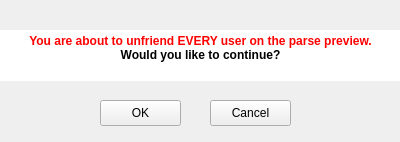
<?xml version="1.0" encoding="UTF-8"?>
<ui version="4.0">
 <class>Form</class>
 <widget class="QWidget" name="Form">
  <property name="geometry">
   <rect>
    <x>0</x>
    <y>0</y>
    <width>400</width>
    <height>142</height>
   </rect>
  </property>
  <property name="windowTitle">
   <string>Form</string>
  </property>
  <widget class="QTextBrowser" name="textBrowser">
   <property name="geometry">
    <rect>
     <x>0</x>
     <y>30</y>
     <width>401</width>
     <height>51</height>
    </rect>
   </property>
   <property name="frameShape">
    <enum>QFrame::Shape::NoFrame</enum>
   </property>
   <property name="frameShadow">
    <enum>QFrame::Shadow::Plain</enum>
   </property>
   <property name="verticalScrollBarPolicy">
    <enum>Qt::ScrollBarPolicy::ScrollBarAlwaysOff</enum>
   </property>
   <property name="horizontalScrollBarPolicy">
    <enum>Qt::ScrollBarPolicy::ScrollBarAlwaysOff</enum>
   </property>
   <property name="html">
    <string>&lt;!DOCTYPE HTML PUBLIC &quot;-//W3C//DTD HTML 4.0//EN&quot; &quot;http://www.w3.org/TR/REC-html40/strict.dtd&quot;&gt;
&lt;html&gt;&lt;head&gt;&lt;meta name=&quot;qrichtext&quot; content=&quot;1&quot; /&gt;&lt;meta charset=&quot;utf-8&quot; /&gt;&lt;style type=&quot;text/css&quot;&gt;
p, li { white-space: pre-wrap; }
hr { height: 1px; border-width: 0; }
li.unchecked::marker { content: &quot;\2610&quot;; }
li.checked::marker { content: &quot;\2612&quot;; }
&lt;/style&gt;&lt;/head&gt;&lt;body style=&quot; font-family:'Segoe UI'; font-size:9pt; font-weight:400; font-style:normal;&quot;&gt;
&lt;p align=&quot;center&quot; style=&quot; margin-top:0px; margin-bottom:0px; margin-left:0px; margin-right:0px; -qt-block-indent:0; text-indent:0px;&quot;&gt;&lt;span style=&quot; font-weight:700; color:#ff0000;&quot;&gt;You are about to unfriend EVERY user on the parse preview.&lt;/span&gt;&lt;/p&gt;
&lt;p align=&quot;center&quot; style=&quot; margin-top:0px; margin-bottom:0px; margin-left:0px; margin-right:0px; -qt-block-indent:0; text-indent:0px;&quot;&gt;&lt;span style=&quot; font-weight:700;&quot;&gt;Would you like to continue?&lt;/span&gt;&lt;/p&gt;&lt;/body&gt;&lt;/html&gt;</string>
   </property>
  </widget>
  <widget class="QPushButton" name="confirmButton">
   <property name="geometry">
    <rect>
     <x>100</x>
     <y>100</y>
     <width>81</width>
     <height>26</height>
    </rect>
   </property>
   <property name="text">
    <string>OK</string>
   </property>
  </widget>
  <widget class="QPushButton" name="denyButton">
   <property name="geometry">
    <rect>
     <x>210</x>
     <y>100</y>
     <width>81</width>
     <height>26</height>
    </rect>
   </property>
   <property name="text">
    <string>Cancel</string>
   </property>
  </widget>
 </widget>
 <resources/>
 <connections/>
</ui>
